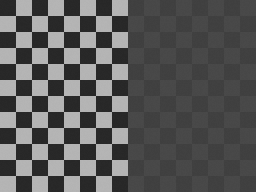
#> input picture reference/e1_inputs/checker.png, 256 x 192 px; its folder holds only this picture in this run
$ python probe_e2.py
#> lines starting #> are read from the running program, lines starting #| are printed output that depends on the picture; after the words box and inside, x2 and y2 are one past the last pixel; in counts of white or black regions, pixels touching at a corner belong together
### scripts/verify_e1.py
"""Independent integer NMS oracle, RTL A/B fixtures, and unmerged CPU tracing.
No human annotations or real-board quality measurements are invented.
"""
from pathlib import Path
import collections,hashlib,json,math,os,sys
ROOT=Path(__file__).resolve().parents[1]
sys.path.insert(0,str(ROOT.parents[1]/'tools/python_libs'))
import numpy as np
from PIL import Image,ImageDraw,ImageFont,ImageFilter
import run_tests as sim
BUILD=ROOT/'sim/build';INPUT=ROOT/'reference/e1_inputs';OUTPUT=ROOT/'reports/e1_ab'
INPUT.mkdir(exist_ok=True);OUTPUT.mkdir(exist_ok=True)
PAIRS=((-1,0,1,0),(-1,-1,1,1),(0,-1,0,1),(1,-1,-1,1))

def direction(gx,gy):
    ax=np.abs(gx);ay=np.abs(gy)
    return np.where(ay*1024<=ax*424,0,np.where(ax*1024<=ay*424,2,np.where((gx<0)^(gy<0),3,1))).astype(np.uint8)

def thin(mag,dr,valid,strict=False):
    h,w=mag.shape;keep=np.zeros((h,w),bool)
    for y in range(1,h-1):
        for x in range(1,w-1):
            ax,ay,bx,by=PAIRS[int(dr[y,x])]
            c=mag[y,x];a=mag[y+ay,x+ax];b=mag[y+by,x+bx]
            keep[y,x]=valid[y,x] and valid[y+ay,x+ax] and valid[y+by,x+bx] and c>0 and c>=a and (c>b if strict else c>=b and (c>a or c>b))
    return keep

def sobel(rgb):
    a=np.asarray(rgb,dtype=np.int32)
    gray=(77*a[:,:,0]+150*a[:,:,1]+29*a[:,:,2]+128)//256
    gx=np.zeros_like(gray);gy=gx.copy();valid=np.zeros_like(gray,dtype=bool)
    p=gray
    gx[1:-1,1:-1]=-p[:-2,:-2]+p[:-2,2:]-2*p[1:-1,:-2]+2*p[1:-1,2:]-p[2:,:-2]+p[2:,2:]
    gy[1:-1,1:-1]=-p[:-2,:-2]-2*p[:-2,1:-1]-p[:-2,2:]+p[2:,:-2]+2*p[2:,1:-1]+p[2:,2:]
    valid[1:-1,1:-1]=True
    mag=np.abs(gx)+np.abs(gy);dr=direction(gx,gy)
    return mag,dr,valid,thin(mag,dr,valid)

# [98 lines left out: functions nms_units, directions, fixtures, not called in this run]

def topology(mask):
    h,w=mask.shape;nb=np.zeros_like(mask,dtype=np.uint8)
    for dy in (-1,0,1):
        for dx in (-1,0,1):
            if dx or dy:nb[1:-1,1:-1]+=mask[1+dy:h-1+dy,1+dx:w-1+dx]
    visited=np.zeros_like(mask);sizes=[]
    for y,x in zip(*np.nonzero(mask)):
        if visited[y,x]:continue
        stack=[(y,x)];visited[y,x]=1;n=0
        while stack:
            yy,xx=stack.pop();n+=1
            for dy in (-1,0,1):
                for dx in (-1,0,1):
                    ny,nx=yy+dy,xx+dx
                    if (dx or dy) and 0<=ny<h and 0<=nx<w and mask[ny,nx] and not visited[ny,nx]:
                        visited[ny,nx]=1;stack.append((ny,nx))
        sizes.append(n)
    blocks=mask[:-1,:-1]&mask[1:,:-1]&mask[:-1,1:]&mask[1:,1:]
    return dict(edge_pixels=int(mask.sum()),solid_2x2=int(blocks.sum()),components_8=len(sizes),
        isolated_pixels=sum(s==1 for s in sizes),endpoints_8=int((mask&(nb==1)).sum()))

# [66 lines left out: functions hysteresis, image_ab, not called in this run]

# [4 lines that do not run on import are left out]

### scripts/e2_model.py
"""Independent local graph oracle. This is NOT full-image hysteresis."""
import collections
import numpy as np

def descriptor(magnitude,direction,nms_keep,high=50):
    low=(high+1)//2
    eligible=magnitude>=low
    candidate=nms_keep & eligible
    seed=candidate & (magnitude>=high)
    return eligible,candidate,seed,direction

def bridge_mask(eligible,candidate,direction):
    h,w=eligible.shape;out=np.zeros_like(eligible)
    pairs=((-1,0,1,0,2),(0,-1,0,1,0),(-1,-1,1,1,3),(1,-1,-1,1,1))
    for y in range(1,h-1):
        for x in range(1,w-1):
            if not eligible[y,x] or candidate[y,x]:continue
            for ax,ay,bx,by,normal in pairs:
                if candidate[y+ay,x+ax] and candidate[y+by,x+bx] and direction[y,x]==normal and direction[y+ay,x+ax]==normal and direction[y+by,x+bx]==normal:
                    out[y,x]=True;break
    return out

def local_link(eligible,candidate,seed,direction,min_component=3,min_seeds=3,bridge=True):
    h,w=candidate.shape;out=np.zeros_like(candidate)
    fill=bridge_mask(eligible,candidate,direction) if bridge else np.zeros_like(candidate)
    for y in range(2,h-2):
        for x in range(2,w-2):
            if not candidate[y,x] and not fill[y,x]:continue
            seeds=seed[y-2:y+3,x-2:x+3]
            if int(seeds.sum())<min_seeds:continue
            nodes=candidate[y-2:y+3,x-2:x+3].copy()
            nodes[1:4,1:4]|=fill[y-1:y+2,x-1:x+2]
            normals=direction[y-2:y+3,x-2:x+3]
            seen=np.zeros((5,5),bool);seen[2,2]=True;q=collections.deque([(2,2)])
            while q:
                yy,xx=q.popleft()
                for dy in (-1,0,1):
                    for dx in (-1,0,1):
                        ny,nx=yy+dy,xx+dx
                        if 0<=ny<5 and 0<=nx<5 and nodes[ny,nx] and not seen[ny,nx]:
                            # Symmetric tangent cone: reject the exact normal
                            # direction and a 90-degree jump between normals.
                            forbidden=0 if dy==0 else (2 if dx==0 else (1 if dx==dy else 3))
                            a=int(normals[yy,xx]);b=int(normals[ny,nx])
                            if a==forbidden or b==forbidden or (a-b)%4==2:continue
                            seen[ny,nx]=True;q.append((ny,nx))
            out[y,x]=int(seen.sum())>=min_component and int((seen&seeds).sum())>=min_seeds
    return out

### scripts/probe_e2.py
from pathlib import Path
import json,sys
ROOT=Path(__file__).resolve().parents[1]
sys.path.insert(0,str(ROOT.parents[3]/'tools/python_libs'))
import numpy as np
from PIL import Image
from verify_e1 import sobel,topology
from e2_model import descriptor,local_link

rows=[]
for name in ('checker','cup_pattern','printed_text','pcb_tracks','face_photo','motion_0'):
    im=Image.open(ROOT/'reference/e1_inputs'/f'{name}.png').resize((128,96))
    m,d,v,k=sobel(im);a,c,s,dr=descriptor(m,d,k,50);out=local_link(a,c,s,dr)
#> in sobel, `gy[1:-1,1:-1]=-p[:-2,:-2]-2*p[:-2,1:-1]-p[:-2,2:]+p[2:,:-2]+2*p[2:,1:-..`:
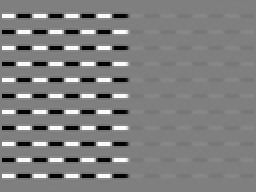
#> gy: shape (96, 128) int32 (shown 2 times larger); min -538, max 537, mean -0.1; drawn with min black and max white
#> in direction, `return np.where(ay*1024<=ax*424,0,np.where(ax*1024<=ay*424,2,np.where(..`:
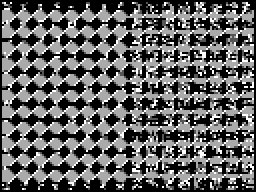
#> returned value: shape (96, 128) (shown 2 times larger); min 0, max 3, mean 1.15; drawn with min black and max white
#> after the loop in thin, `for y in range(1,h-1):`:
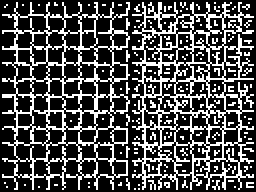
#> keep: shape (96, 128) bool (shown 2 times larger); 29.8% white in thin lines or dots
#> after `m, d, v, k = sobel(im)`:
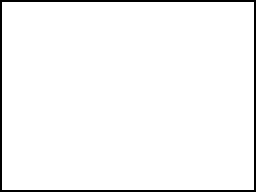
#> v: shape (96, 128) bool (shown 2 times larger); 96.4% white; black in thin lines or dots
#> in descriptor, `eligible=magnitude>=low`: eligible: shape (96, 128) bool; 54.7% white; 139 black regions (65 under 20 px), largest, box (x1, y1, x2, y2) and area: (0, 0, 128, 96) 1989, (72, 17, 80, 24) 38, (89, 73, 96, 80) 38
#> in descriptor, `candidate=nms_keep & eligible`: candidate: shape (96, 128) bool; 24.8% white in thin lines or dots
#> in descriptor, `seed=candidate & (magnitude>=high)`: seed: shape (96, 128) bool; 12.6% white in thin lines or dots, all inside (x1, y1, x2, y2) = (1, 1, 65, 95)
#> after the loop in bridge_mask, `for y in range(1,h-1):`: out: shape (96, 128) bool; 1.3% white in thin lines or dots
#> after the loop in local_link, `for y in range(2,h-2):`: out: shape (96, 128) bool; 12.9% white in thin lines or dots, all inside (x1, y1, x2, y2) = (2, 2, 65, 94)
    row=dict(name=name,nms50=topology(k&(m>=50)),e2=topology(out));rows.append(row)
#> after the loop in topology, `for dy in (-1,0,1):`:
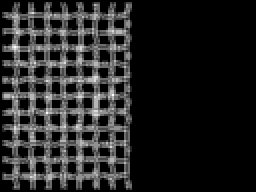
#> nb: shape (96, 128) (shown 2 times larger); min 0, max 7, mean 0.998; drawn with min black and max white
#> the loop in topology, `for y,x in zip(*np.nonzero(mask)):` made 1546 passes
#> (y, x) on passes 2 to 4: (1, 15), (1, 24), (1, 31)
#> after the loop in topology, `for y,x in zip(*np.nonzero(mask)):`: sizes = [1502, 8, 8, 7, 7, 7, 7]
#> in topology, `blocks=mask[:-1,:-1]&mask[1:,:-1]&mask[:-1,1:]&mask[1:,1:]`: blocks: shape (95, 127) bool; 0.8% white in thin lines or dots, all inside (x1, y1, x2, y2) = (1, 7, 64, 92)
#> after the loop in topology (call 2), `for dy in (-1,0,1):`:
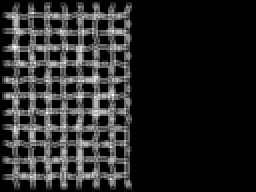
#> nb: shape (96, 128) (shown 2 times larger); min 0, max 7, mean 1.04; drawn with min black and max white
#> the loop in topology (call 2), `for y,x in zip(*np.nonzero(mask)):` made 1590 passes
#> (y, x) on passes 2 to 4: (2, 15), (2, 23), (2, 24)
#> after the loop in topology (call 2), `for y,x in zip(*np.nonzero(mask)):`: sizes = [1546, 8, 8, 7, 7, 7, 7]
#> in topology (call 2), `blocks=mask[:-1,:-1]&mask[1:,:-1]&mask[:-1,1:]&mask[1:,1:]`:
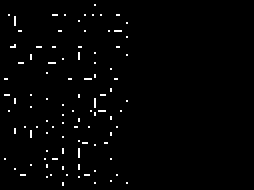
#> blocks: shape (95, 127) bool (shown 2 times larger); 1.5% white in thin lines or dots, all inside (x1, y1, x2, y2) = (2, 2, 64, 93)
#> after `row = dict(name=name, nms50=topology(k & (m >= 50)), e2=topology(out))`: row = 3 items
    print(name,row['nms50'],row['e2'])
#| checker {'edge_pixels': 1546, 'solid_2x2': 96, 'components_8': 7, 'isolated_pixels': 0, 'endpoints_8': 27} {'edge_pixels': 1590, 'solid_2x2': 180, 'components_8': 7, 'isolated_pixels': 0, 'endpoints_8': 29}
#> (the run stopped early here; a loop or call above may not have finished)
